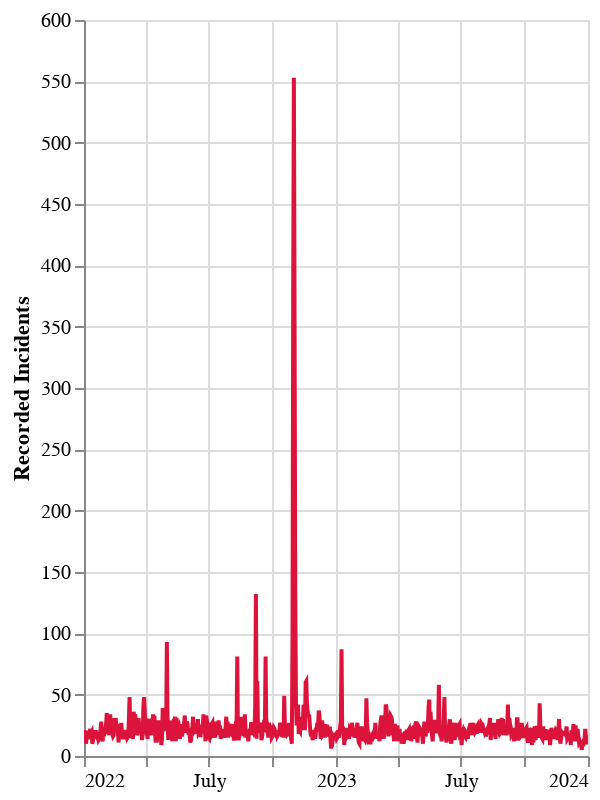

The specification (Vega-Lite) saved for this image:
### Vega-Lite specification from a JSON file in a GitHub repository (floating-point values rounded to 4 significant figures; data arrays with more than 128 entries replaced by an {"elided": "..."} marker saying what was removed)
{"usermeta": {"embedOptions": {"theme": "dark"}}, "config": {"view": {"continuousWidth": 300, "continuousHeight": 300}}, "data": {"name": "data-baee10222454e13daafc86367027767f"}, "mark": {"type": "line", "color": "crimson"}, "encoding": {"tooltip": [{"field": "event_date", "title": "Date", "type": "temporal"}, {"field": "incident_count", "title": "Incidents", "type": "quantitative"}], "x": {"field": "event_date", "title": "", "type": "temporal"}, "y": {"field": "incident_count", "title": "Recorded Incidents", "type": "quantitative"}}, "height": 400, "params": [{"name": "param_38", "select": {"type": "interval", "encodings": ["x", "y"]}, "bind": "scales"}], "width": "container", "$schema": "https://vega.github.io/schema/vega-lite/v5.20.1.json", "datasets": {"data-baee10222454e13daafc86367027767f": {"elided": "731 records"}}, "autosize": {"type": "fit", "contains": "padding", "resize": true}}
